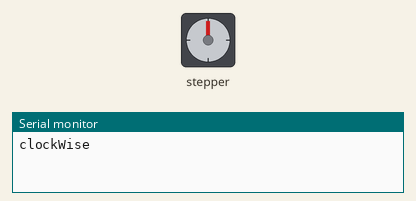
The sketch below on a simulated Arduino Uno, built with avr-gcc and run on an emulated ATmega328P. Shown: stepper motor, the last lines printed to the serial monitor. Stepper angles assume 2048 steps per turn.

Above: at 0.15 s.
At 9.47 s:
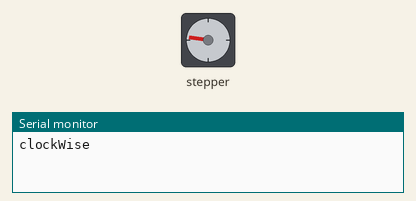
At 19.95 s:
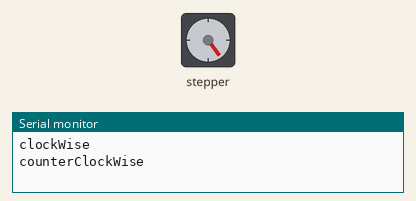
At 39.69 s:
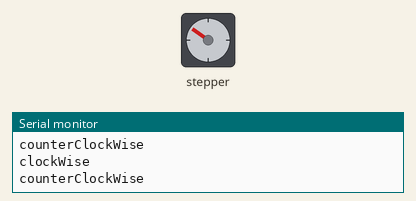
Timing chart, 0 to 40.0 s (numbered marks = the images above):
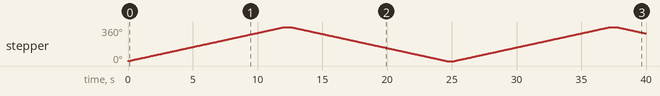

The sketch:

stepper_motor.ino
```cpp
#include <Stepper.h>
int stepsRevolution  = 2048;
Stepper myStepper(stepsRevolution, 8,10,11,9);

void setup() {
  myStepper.setSpeed(5);
  Serial.begin(9600);
}
void loop() {
  Serial.println("clockWise");
  myStepper.step(stepsRevolution);
  delay(500);

  Serial.println("counterClockWise");
  myStepper.step(-stepsRevolution);
  delay(500);
}
```

Measured:
- by itself, stepper: turns 360° clockwise in 12.1 s, then 360° counter-clockwise in 12.0 s, then 360° clockwise in 12.1 s, then 67° counter-clockwise in 2.2 s
